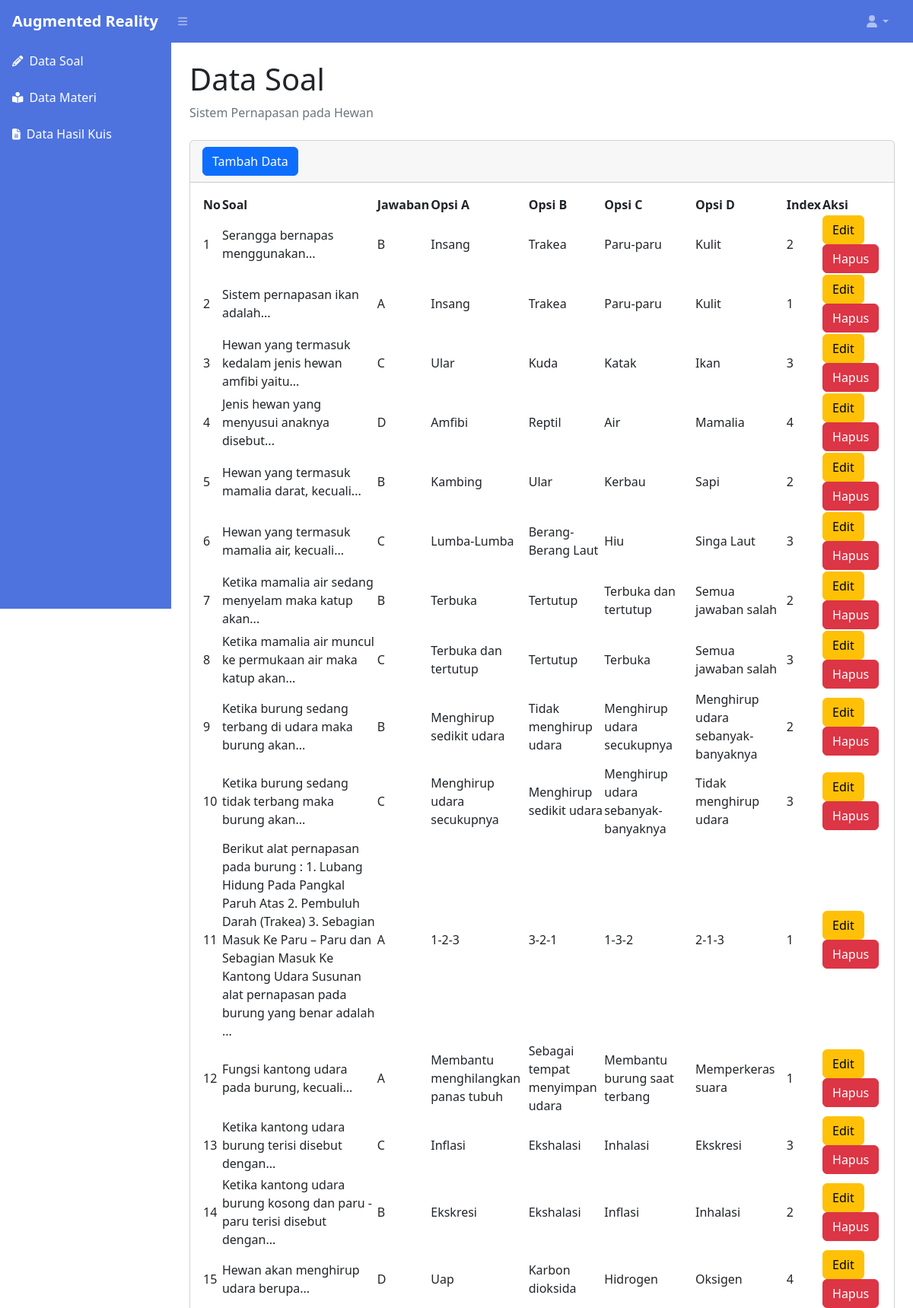
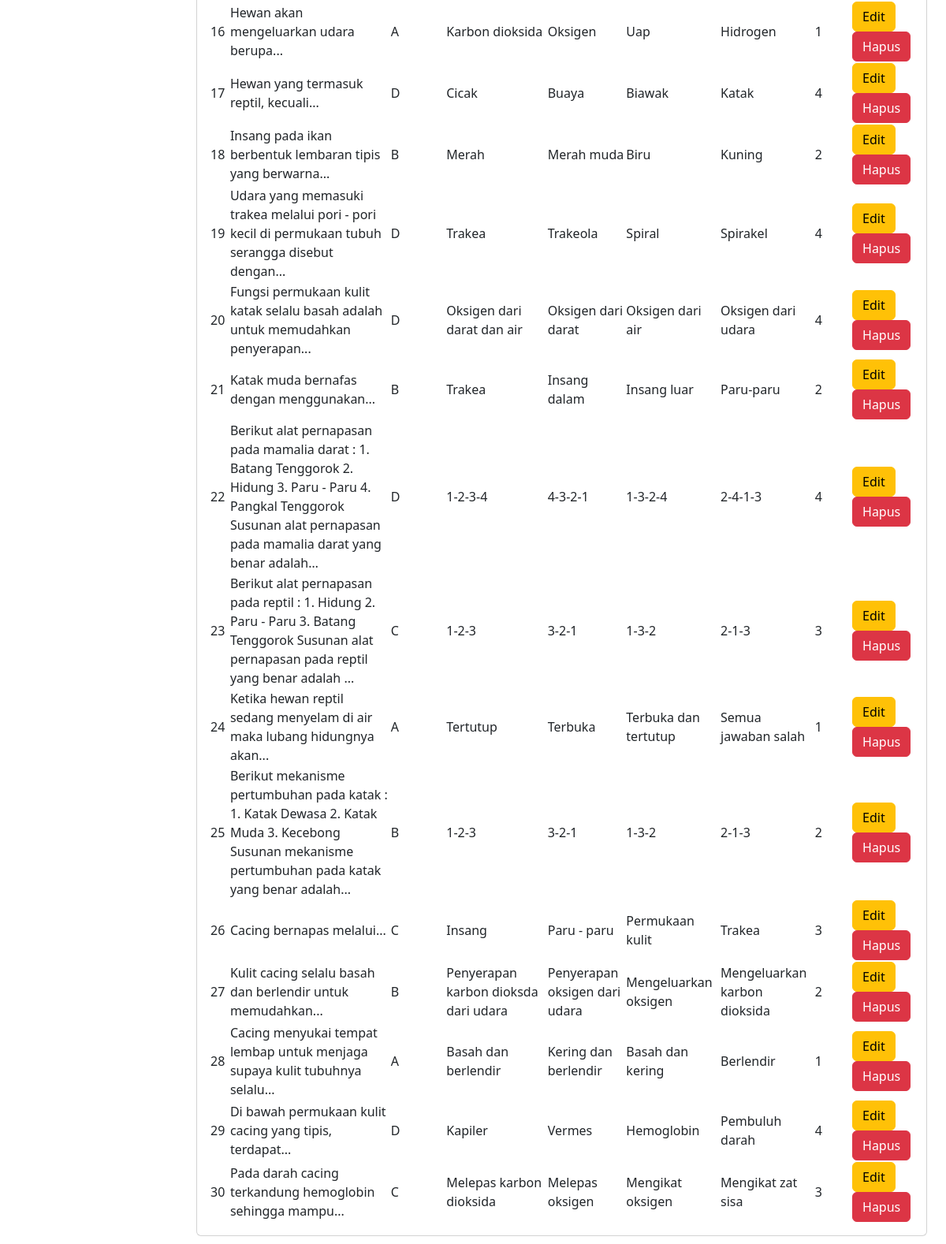
Screenshot of /index.php (signed in) with the database file from the repository (2 pictures, top to bottom).
### tables this page shows
CREATE TABLE `tb_soal` (
  `id_soal` int(11) NOT NULL,
  `soal` text NOT NULL,
  `jawaban` varchar(50) NOT NULL,
  `pilihan_a` text NOT NULL,
  `pilihan_b` text NOT NULL,
  `pilihan_c` text NOT NULL,
  `pilihan_d` text NOT NULL,
  `index_opsi_jawaban` int(11) NOT NULL
);

### index.php (the view, shortened to what this page needs)
<?php
require 'function.php';
?>
<!DOCTYPE html>
<html lang="en">
    <head>
        <link href="https://cdn.jsdelivr.net/npm/simple-datatables@7.1.2/dist/style.min.css" rel="stylesheet" />
        <link href="css/styles.css" rel="stylesheet" />
    </head>
    <body class="sb-nav-fixed">
        <nav class="sb-topnav navbar navbar-expand navbar-dark" style="background-color: #4e73df;">
            <a class="navbar-brand ps-3" href="index.php"><b>Augmented Reality</b></a>
            <button class="btn btn-link btn-sm order-1 order-lg-0 me-4 me-lg-0" id="sidebarToggle" href="#!"><i class="fas fa-bars"></i></button>
            <ul class="navbar-nav ms-auto ms-md-0 me-3 me-lg-4">
                <li class="nav-item dropdown">
                    <a class="nav-link dropdown-toggle" id="navbarDropdown" href="#" role="button" data-bs-toggle="dropdown" aria-expanded="false"><i class="fas fa-user fa-fw"></i></a>
                </li>
            </ul>
        </nav>
        <div id="layoutSidenav">
            <div id="layoutSidenav_nav">
                <nav class="sb-sidenav accordion sb-sidenav-dark" id="sidenavAccordion" style="background-color: #4e73df;">
                    <div class="sb-sidenav-menu">
                        <div class="nav">
                            <a class="nav-link" href="index.php" style="color: #ffffff;">
                                <div class="sb-nav-link-icon"><i class="fas fa-pencil-alt" style="color: #ffffff;"></i></div>
                                Data Soal
                            </a>
                            <a class="nav-link" href="materi.php" style="color: #ffffff;">
                                <div class="sb-nav-link-icon"><i class="fas fa-book-reader" style="color: #ffffff;"></i></div>
                                Data Materi
                            </a>
                            <a class="nav-link" href="hasilkuis.php" style="color: #ffffff;">
                                <div class="sb-nav-link-icon"><i class="fas fa-file-alt" style="color: #ffffff;"></i></div>
                                Data Hasil Kuis
                            </a>
                        </div>
                    </div>
                </nav>
            </div>
            <div id="layoutSidenav_content">
                <main>
                    <div class="container-fluid px-4">
                        <h1 class="mt-4">Data Soal</h1>
                        <ol class="breadcrumb mb-4">
                            <li class="breadcrumb-item active">Sistem Pernapasan pada Hewan</li>
                        </ol>
                        <div class="card mb-4">
                            <div class="card-header">
                                <button type="button" class="btn btn-primary" data-bs-toggle="modal" data-bs-target="#myModal">
                                    Tambah Data
                                </button>
                            </div>
                            <div class="card-body">
                                <table id="datatablesSimple">
                                    <thead>
                                        <tr>
                                            <th>No</th>
                                            <th>Soal</th>
                                            <th>Jawaban</th>
                                            <th>Opsi A</th>
                                            <th>Opsi B</th>
                                            <th>Opsi C</th>
                                            <th>Opsi D</th>
                                            <th>Index</th>
                                            <th>Aksi</th>
                                        </tr>
                                    </thead>
                                    <tbody>
                                        <?php
                                        $ambilsemuadatasoal = mysqli_query($conn,"select * from tb_soal");
                                        $i = 1;
                                        while($data=mysqli_fetch_array($ambilsemuadatasoal)){
                                            $soal = $data['soal'];
                                            $jawaban = $data['jawaban'];
                                            $pilihan_a = $data['pilihan_a'];
                                            $pilihan_b = $data['pilihan_b'];
                                            $pilihan_c = $data['pilihan_c'];
                                            $pilihan_d = $data['pilihan_d'];
                                            $index_opsi_jawaban = $data['index_opsi_jawaban'];
                                            $ids = $data['id_soal'];
                                        ?>
                                        <tr>
                                            <td><?=$i++;?></td>
                                            <td><?=$soal;?></td>
                                            <td><?=$jawaban;?></td>
                                            <td><?=$pilihan_a;?></td>
                                            <td><?=$pilihan_b;?></td>
                                            <td><?=$pilihan_c;?></td>
                                            <td><?=$pilihan_d;?></td>
                                            <td><?=$index_opsi_jawaban;?></td>
                                            <td>
                                                <button type="button" class="btn btn-warning" data-bs-toggle="modal" data-bs-target="#edit<?=$ids;?>">
                                                    Edit
                                                </button>
                                                <button type="button" class="btn btn-danger" data-bs-toggle="modal" data-bs-target="#delete<?=$ids;?>">
                                                    Hapus
                                                </button></td>
                                        </tr>
                                        <?php
                                        };
                                        ?>
                                    </tbody>
                                </table>
                            </div>
                        </div>
                    </div>
                </main>
            </div>
        </div>
    </body>
</html>

### rows the page displays
tb_soal: soal "Serangga bernapas menggunakan...", jawaban "B", pilihan_a "Insang", pilihan_b "Trakea", pilihan_c "Paru-paru", pilihan_d "Kulit", index_opsi_jawaban "2"
tb_soal: soal "Sistem pernapasan ikan adalah...", jawaban "A", pilihan_a "Insang", pilihan_b "Trakea", pilihan_c "Paru-paru", pilihan_d "Kulit", index_opsi_jawaban "1"
tb_soal: soal "Hewan yang termasuk kedalam jenis hewan amfibi yaitu...", jawaban "C", pilihan_a "Ular", pilihan_b "Kuda", pilihan_c "Katak", pilihan_d "Ikan", index_opsi_jawaban "3"
tb_soal: soal "Jenis hewan yang menyusui anaknya disebut...", jawaban "D", pilihan_a "Amfibi", pilihan_b "Reptil", pilihan_c "Air", pilihan_d "Mamalia", index_opsi_jawaban "4"
tb_soal: soal "Hewan yang termasuk mamalia darat, kecuali...", jawaban "B", pilihan_a "Kambing", pilihan_b "Ular", pilihan_c "Kerbau", pilihan_d "Sapi", index_opsi_jawaban "2"
tb_soal: soal "Hewan yang termasuk mamalia air, kecuali...", jawaban "C", pilihan_a "Lumba-Lumba", pilihan_b "Berang-Berang Laut", pilihan_c "Hiu", pilihan_d "Singa Laut", index_opsi_jawaban "3"
tb_soal: soal "Ketika mamalia air sedang menyelam maka katup akan...", jawaban "B", pilihan_a "Terbuka", pilihan_b "Tertutup", pilihan_c "Terbuka dan tertutup", pilihan_d "Semua jawaban salah", index_opsi_jawaban "2"
tb_soal: soal "Ketika mamalia air muncul ke permukaan air maka katup akan...", jawaban "C", pilihan_a "Terbuka dan tertutup", pilihan_b "Tertutup", pilihan_c "Terbuka", pilihan_d "Semua jawaban salah", index_opsi_jawaban "3"
tb_soal: soal "Ketika burung sedang terbang di udara maka burung akan...", jawaban "B", pilihan_a "Menghirup sedikit udara", pilihan_b "Tidak menghirup udara", pilihan_c "Menghirup udara secukupnya", pilihan_d "Menghirup udara sebanyak-banyaknya", index_opsi_jawaban "2"
tb_soal: soal "Ketika burung sedang tidak terbang maka burung akan...", jawaban "C", pilihan_a "Menghirup udara secukupnya", pilihan_b "Menghirup sedikit udara", pilihan_c "Menghirup udara sebanyak-banyaknya", pilihan_d "Tidak menghirup udara", index_opsi_jawaban "3"
tb_soal: soal "Berikut alat pernapasan pada burung : 1. Lubang Hidung Pada Pangkal Paruh Atas 2. Pembuluh Darah (Trakea) 3. Sebagian Masuk Ke Paru – Paru dan Sebagian Masuk Ke Kantong Udara Susunan alat pernapasan pada burung yang benar adalah ...", jawaban "A", pilihan_a "1-2-3", pilihan_b "3-2-1", pilihan_c "1-3-2", pilihan_d "2-1-3", index_opsi_jawaban "1"
tb_soal: soal "Fungsi kantong udara pada burung, kecuali...", jawaban "A", pilihan_a "Membantu menghilangkan panas tubuh", pilihan_b "Sebagai tempat menyimpan udara", pilihan_c "Membantu burung saat terbang", pilihan_d "Memperkeras suara", index_opsi_jawaban "1"
tb_soal: soal "Ketika kantong udara burung terisi disebut dengan...", jawaban "C", pilihan_a "Inflasi", pilihan_b "Ekshalasi", pilihan_c "Inhalasi", pilihan_d "Ekskresi", index_opsi_jawaban "3"
tb_soal: soal "Ketika kantong udara burung kosong dan paru - paru terisi disebut dengan...", jawaban "B", pilihan_a "Ekskresi", pilihan_b "Ekshalasi", pilihan_c "Inflasi", pilihan_d "Inhalasi", index_opsi_jawaban "2"
tb_soal: soal "Hewan akan menghirup udara berupa...", jawaban "D", pilihan_a "Uap", pilihan_b "Karbon dioksida", pilihan_c "Hidrogen", pilihan_d "Oksigen", index_opsi_jawaban "4"
tb_soal: soal "Hewan akan mengeluarkan udara berupa...", jawaban "A", pilihan_a "Karbon dioksida", pilihan_b "Oksigen", pilihan_c "Uap", pilihan_d "Hidrogen", index_opsi_jawaban "1"
tb_soal: soal "Hewan yang termasuk reptil, kecuali...", jawaban "D", pilihan_a "Cicak", pilihan_b "Buaya", pilihan_c "Biawak", pilihan_d "Katak", index_opsi_jawaban "4"
tb_soal: soal "Insang pada ikan berbentuk lembaran tipis yang berwarna...", jawaban "B", pilihan_a "Merah", pilihan_b "Merah muda", pilihan_c "Biru", pilihan_d "Kuning", index_opsi_jawaban "2"
tb_soal: soal "Udara yang memasuki trakea melalui pori - pori kecil di permukaan tubuh serangga disebut dengan...", jawaban "D", pilihan_a "Trakea", pilihan_b "Trakeola", pilihan_c "Spiral", pilihan_d "Spirakel", index_opsi_jawaban "4"
tb_soal: soal "Fungsi permukaan kulit katak selalu basah adalah untuk memudahkan penyerapan...", jawaban "D", pilihan_a "Oksigen dari darat dan air", pilihan_b "Oksigen dari darat", pilihan_c "Oksigen dari air", pilihan_d "Oksigen dari udara", index_opsi_jawaban "4"
tb_soal: soal "Katak muda bernafas dengan menggunakan...", jawaban "B", pilihan_a "Trakea", pilihan_b "Insang dalam", pilihan_c "Insang luar", pilihan_d "Paru-paru", index_opsi_jawaban "2"
tb_soal: soal "Berikut alat pernapasan pada mamalia darat : 1. Batang Tenggorok 2. Hidung 3. Paru - Paru 4. Pangkal Tenggorok Susunan alat pernapasan pada mamalia darat yang benar adalah…", jawaban "D", pilihan_a "1-2-3-4", pilihan_b "4-3-2-1", pilihan_c "1-3-2-4", pilihan_d "2-4-1-3", index_opsi_jawaban "4"
tb_soal: soal "Berikut alat pernapasan pada reptil : 1. Hidung 2. Paru - Paru 3. Batang Tenggorok Susunan alat pernapasan pada reptil yang benar adalah ...", jawaban "C", pilihan_a "1-2-3", pilihan_b "3-2-1", pilihan_c "1-3-2", pilihan_d "2-1-3", index_opsi_jawaban "3"
tb_soal: soal "Ketika hewan reptil sedang menyelam di air maka lubang hidungnya akan...", jawaban "A", pilihan_a "Tertutup", pilihan_b "Terbuka", pilihan_c "Terbuka dan tertutup", pilihan_d "Semua jawaban salah", index_opsi_jawaban "1"
tb_soal: soal "Berikut mekanisme pertumbuhan pada katak : 1. Katak Dewasa 2. Katak Muda 3. Kecebong Susunan mekanisme pertumbuhan pada katak yang benar adalah...", jawaban "B", pilihan_a "1-2-3", pilihan_b "3-2-1", pilihan_c "1-3-2", pilihan_d "2-1-3", index_opsi_jawaban "2"
tb_soal: soal "Cacing bernapas melalui...", jawaban "C", pilihan_a "Insang", pilihan_b "Paru - paru", pilihan_c "Permukaan kulit", pilihan_d "Trakea", index_opsi_jawaban "3"
tb_soal: soal "Kulit cacing selalu basah dan berlendir untuk memudahkan...", jawaban "B", pilihan_a "Penyerapan karbon dioksda dari udara", pilihan_b "Penyerapan oksigen dari udara", pilihan_c "Mengeluarkan oksigen", pilihan_d "Mengeluarkan karbon dioksida", index_opsi_jawaban "2"
tb_soal: soal "Cacing menyukai tempat lembap untuk menjaga supaya kulit tubuhnya selalu...", jawaban "A", pilihan_a "Basah dan berlendir", pilihan_b "Kering dan berlendir", pilihan_c "Basah dan kering", pilihan_d "Berlendir", index_opsi_jawaban "1"
tb_soal: soal "Di bawah permukaan kulit cacing yang tipis, terdapat...", jawaban "D", pilihan_a "Kapiler", pilihan_b "Vermes", pilihan_c "Hemoglobin", pilihan_d "Pembuluh darah", index_opsi_jawaban "4"
tb_soal: soal "Pada darah cacing terkandung hemoglobin sehingga mampu...", jawaban "C", pilihan_a "Melepas karbon dioksida", pilihan_b "Melepas oksigen", pilihan_c "Mengikat oksigen", pilihan_d "Mengikat zat sisa", index_opsi_jawaban "3"
